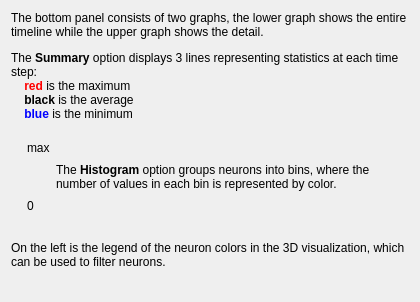
<?xml version="1.0" encoding="UTF-8"?>
<ui version="4.0">
 <class>HistogramTooltip</class>
 <widget class="QWidget" name="HistogramTooltip">
  <property name="geometry">
   <rect>
    <x>0</x>
    <y>0</y>
    <width>420</width>
    <height>302</height>
   </rect>
  </property>
  <property name="windowTitle">
   <string>Form</string>
  </property>
  <layout class="QVBoxLayout" name="verticalLayout_2">
   <item>
    <widget class="QLabel" name="label">
     <property name="text">
      <string>&lt;!DOCTYPE HTML PUBLIC &quot;-//W3C//DTD HTML 4.0//EN&quot; &quot;http://www.w3.org/TR/REC-html40/strict.dtd&quot;&gt;
&lt;html&gt;&lt;head&gt;&lt;meta name=&quot;qrichtext&quot; content=&quot;1&quot; /&gt;&lt;meta charset=&quot;utf-8&quot; /&gt;&lt;style type=&quot;text/css&quot;&gt;
p, li { white-space: pre-wrap; }
hr { height: 1px; border-width: 0; }
li.unchecked::marker { content: &quot;\2610&quot;; }
li.checked::marker { content: &quot;\2612&quot;; }
&lt;/style&gt;&lt;/head&gt;&lt;body style=&quot; font-family:'Segoe UI'; font-size:9pt; font-weight:400; font-style:normal;&quot;&gt;
&lt;p style=&quot; margin-top:12px; margin-bottom:12px; margin-left:0px; margin-right:0px; -qt-block-indent:0; text-indent:0px;&quot;&gt;The bottom panel consists of two graphs, the lower graph shows the entire timeline while the upper graph shows the detail.&lt;/p&gt;
&lt;p style=&quot; margin-top:12px; margin-bottom:12px; margin-left:0px; margin-right:0px; -qt-block-indent:0; text-indent:0px;&quot;&gt;The &lt;span style=&quot; font-weight:700;&quot;&gt;Summary&lt;/span&gt; option displays 3 lines representing statistics at each time step:&lt;br /&gt;    &lt;span style=&quot; font-weight:700; color:#ff0000;&quot;&gt;red&lt;/span&gt; is the maximum&lt;br /&gt;    &lt;span style=&quot; font-weight:700;&quot;&gt;black&lt;/span&gt; is the average&lt;br /&gt;    &lt;span style=&quot; font-weight:700; color:#0000ff;&quot;&gt;blue&lt;/span&gt; is the minimum&lt;br /&gt;&lt;/p&gt;&lt;/body&gt;&lt;/html&gt;</string>
     </property>
     <property name="wordWrap">
      <bool>true</bool>
     </property>
    </widget>
   </item>
   <item>
    <layout class="QGridLayout" name="gridLayout">
     <item row="0" column="0" rowspan="2">
      <widget class="QLabel" name="image_label">
       <property name="sizePolicy">
        <sizepolicy hsizetype="Fixed" vsizetype="Preferred">
         <horstretch>0</horstretch>
         <verstretch>0</verstretch>
        </sizepolicy>
       </property>
       <property name="minimumSize">
        <size>
         <width>10</width>
         <height>0</height>
        </size>
       </property>
       <property name="maximumSize">
        <size>
         <width>16777215</width>
         <height>64</height>
        </size>
       </property>
       <property name="text">
        <string/>
       </property>
       <property name="scaledContents">
        <bool>true</bool>
       </property>
      </widget>
     </item>
     <item row="1" column="1">
      <widget class="QLabel" name="label_5">
       <property name="text">
        <string>0</string>
       </property>
       <property name="alignment">
        <set>Qt::AlignBottom|Qt::AlignLeading|Qt::AlignLeft</set>
       </property>
      </widget>
     </item>
     <item row="0" column="1">
      <widget class="QLabel" name="label_4">
       <property name="text">
        <string>max</string>
       </property>
       <property name="alignment">
        <set>Qt::AlignLeading|Qt::AlignLeft|Qt::AlignTop</set>
       </property>
      </widget>
     </item>
     <item row="0" column="2" rowspan="2">
      <widget class="QLabel" name="label_3">
       <property name="sizePolicy">
        <sizepolicy hsizetype="Expanding" vsizetype="Preferred">
         <horstretch>0</horstretch>
         <verstretch>0</verstretch>
        </sizepolicy>
       </property>
       <property name="font">
        <font>
         <bold>false</bold>
        </font>
       </property>
       <property name="text">
        <string>&lt;html&gt;&lt;head/&gt;&lt;body&gt;&lt;p&gt;The &lt;span style=&quot; font-weight:700;&quot;&gt;Histogram&lt;/span&gt; option groups neurons into bins, where the number of values in each bin is represented by color.&lt;/p&gt;&lt;/body&gt;&lt;/html&gt;</string>
       </property>
       <property name="alignment">
        <set>Qt::AlignLeading|Qt::AlignLeft|Qt::AlignVCenter</set>
       </property>
       <property name="wordWrap">
        <bool>true</bool>
       </property>
      </widget>
     </item>
    </layout>
   </item>
   <item>
    <widget class="QLabel" name="label_2">
     <property name="text">
      <string>On the left is the legend of the neuron colors in the 3D visualization, which can be used to filter neurons.</string>
     </property>
     <property name="wordWrap">
      <bool>true</bool>
     </property>
    </widget>
   </item>
  </layout>
 </widget>
 <resources/>
 <connections/>
</ui>
